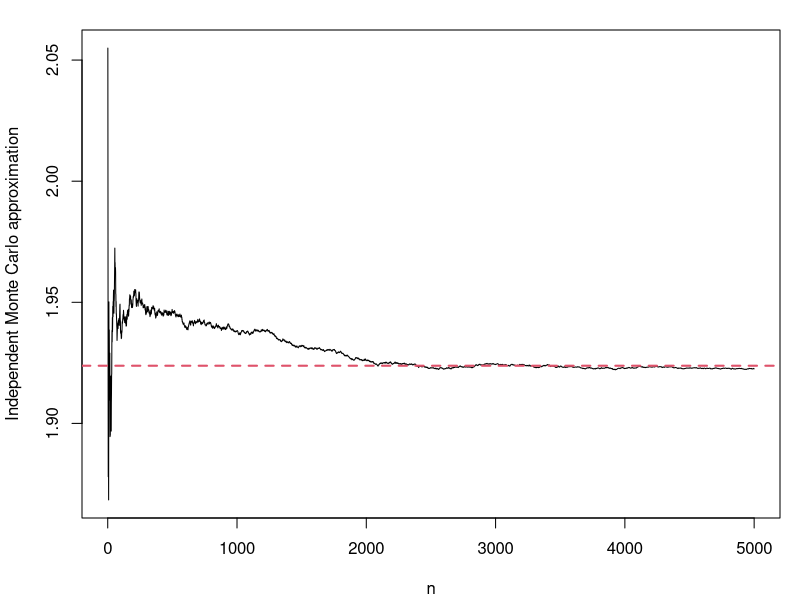
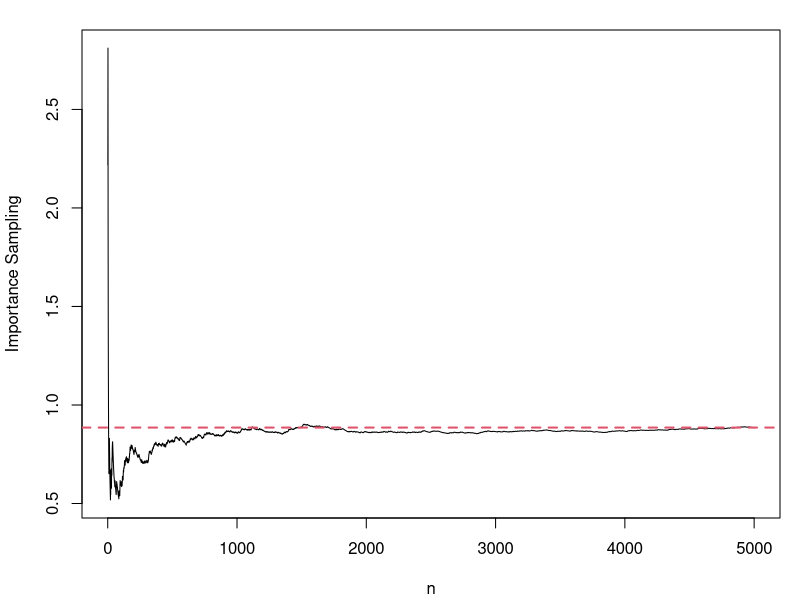
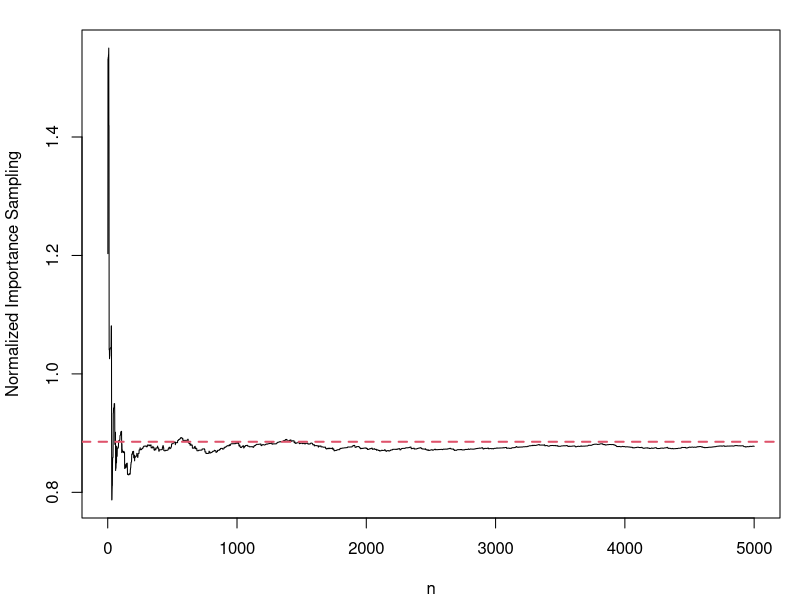
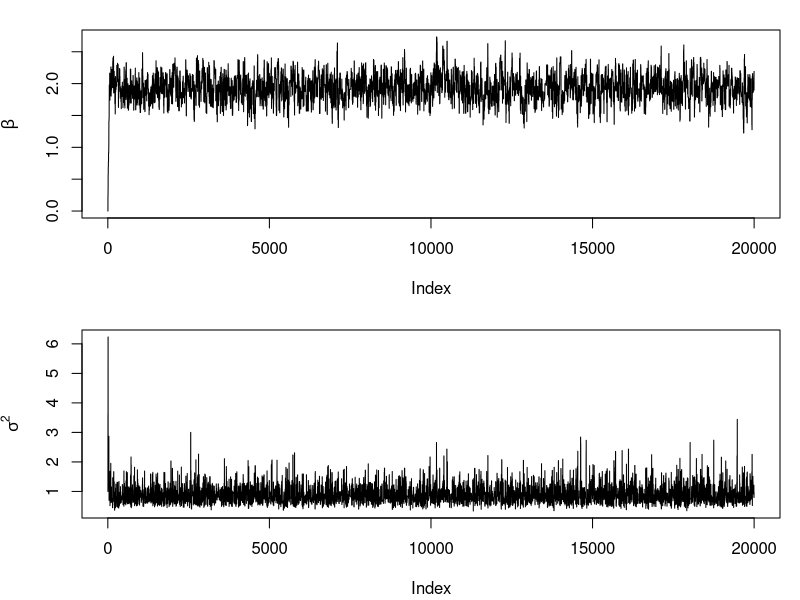

Reproduce these figures in R, in order.
## ---- chunk 1
#### Independent Monte Carlo ####
## Data
n <- 20
sumy <- 40.4
sumysq <- 93.2
R <- 5e03
## Posterior 
betan <- sumy / (n + 1)
an <- 2 + n / 2
bn <- 2 + 0.5 * (sumysq - ((sumy ^ 2)) / (n + 1))
## Independent Monte Carlo
set.seed(12345)
sigma.sq <- rep(NA, R)
beta <- rep(NA, R)
for(r in 1 : R){
    sigma.sq[r] <- 1 / rgamma(n = 1, shape = an, rate = bn)
    beta[r] <- rnorm(n = 1, mean = betan, sd = sqrt(sigma.sq[r] / (n + 1)))
}
## Plot the results
par(mar = c(4.1, 4.1, 1.5, 1))
plot(cumsum(beta) / (1 : R), type = "l", xlab = "n", ylab = "Independent Monte Carlo approximation")
abline(h = sumy / (n + 1), col = 2, lty = 2, lwd = 2)
## ---- chunk 2
#### Importance Sampling ####
## Data
n <- 20
sumy <- 40.4
ybar <- sumy / 20
sumysq <- 93.2
ysd <- sqrt((sumysq - n * ybar ^ 2) / (n - 1))
## Posterior 
betan <- sumy / (n + 1)
an <- 2 + n / 2
bn <- 2 + 0.5 * (sumysq - ((sumy ^ 2)) / (n + 1))
## Density of inverse-Gamma distribution
IvGamma <- function(x, a, b){
    exp(a * log(b) - lgamma(a) - (a + 1) * log(x) - b / x)
} 
## Monte Carlo
set.seed(123456)
R <- 5e03
h.pi.g <- rep(NA, R)
for(r in 1 : R){
    ## We use Exp(1 / ybar) as the importance distribution
    proposal <- rexp(n = 1, rate = 1 / ybar)
    ## Compute the value of h(theta) * pi(theta | data) / g(theta)
    h.pi.g[r] <- proposal * IvGamma(proposal, an, bn) / dexp(proposal, rate = 1 / ybar)
}
## Plot the results
par(mar = c(4.1, 4.1, 1.5, 1))
plot(cumsum(h.pi.g) / (1 : R), type = "l", xlab = "n", ylab = "Importance Sampling")
abline(h = bn / (an - 1), col = 2, lty = 2, lwd = 2)
## ---- chunk 3
#### Normalized Importance Sampling ####
set.seed(123456)
w <- rep(NA, R)
NIS <- rep(NA, R)
for(r in 1 : R){
    ## Simulate sigma and beta
    sigma.sq <- rexp(n = 1, rate = 1 / ybar)
    beta <- rnorm(n = 1, mean = ybar, sd = ysd)
    ## Compute the densities
    posterior <- exp(-0.5 * ((n + 1) * beta ^ 2 - 2 * beta * sumy + 4 + sumysq) / sigma.sq) / (sigma.sq ^ (0.5 * (n + 1) + 3))
    g.density <- dnorm(x = beta, mean = ybar, sd = ysd) * dexp(x = sigma.sq, rate = 1 / ybar)
    ## normalized IS estimator
    w[r] <- posterior / g.density
    NIS[r] <- w[r] * sigma.sq
}
## Plot the results
par(mar = c(4.1, 4.1, 1.5, 1))
plot(cumsum(NIS) / cumsum(w), type = "l", xlab = "n", ylab = "Normalized Importance Sampling")
abline(h = bn / (an - 1), col = 2, lty = 2, lwd = 2)
## ---- chunk 4
#### Metropolis-Hastings Algorithm ####
## Data
n <- 20
sumy <- 40.4
sumysq <- 93.2
ybar <- sumy / n
ysd <- sqrt((sumysq - n * ybar ^ 2) / (n - 1))
## Define function for posterior density
posterior <- function(beta, sigma.sq) {
    exp(-0.5 * ((n + 1) * beta ^ 2 - 2 * beta * sumy + 4 + sumysq) / sigma.sq) / 
        (sigma.sq ^ (0.5 * (n + 1) + 3))
}
## Define function for Metropolis-Hastings algorithm
MHalgorithm <- function(L, initial, sd) {   
    # L is the length of the Markov chain, including the burn-in period
    # initial is the initial state
    # sd is the standard deviation of the proposal distribution for beta
    chain <- rbind(c(initial), matrix(NA, L, length(initial)))
    for(t in 1 : L){
        # Propose a candidate
        beta.prop <- rnorm(n = 1, mean = chain[t, 1], sd = sd)
        sigmasq.prop <- rexp(n = 1, rate = 1 / chain[t, 2])
        # Calculate the ratio
        numerator <- posterior(beta = beta.prop, sigma.sq = sigmasq.prop) * 
            dnorm(x = chain[t, 1], mean = beta.prop, sd = sd) * 
            dexp(x = chain[t, 2], rate = 1 / sigmasq.prop)
        denominator <- posterior(beta = chain[t, 1], sigma.sq = chain[t, 2]) * 
            dnorm(x = beta.prop, mean = chain[t, 1], sd = sd) * 
            dexp(x = sigmasq.prop, rate = 1 / chain[t, 2])
        r <- numerator / denominator
        # Generate U(0, 1)
        u <- runif(1, 0, 1)
        # Update
        if(u <= r) {     
            chain[t + 1, ] <- c(beta.prop, sigmasq.prop)
        } else {     
            chain[t + 1, ] <- chain[t, ]       
        }
    }
    chain
}
## Perform MCMC sampling
set.seed(12345)
MH <- MHalgorithm(L = 20000, initial = c(0, 1), sd = 0.2) # sd is a tuning parameter
par(mfrow = c(2, 1), mar = c(4.1, 4.1, 1.5, 1)) 
plot(MH[, 1], type = "l", ylab = expression(beta))  
plot(MH[, 2], type = "l", ylab = expression(sigma^2))
